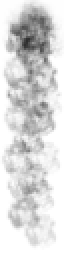
#> input picture watch-faces/japanese-ink-heartrate/art/vertical_fade_descent.png, 32 x 128 px (shown 2 times larger)
$ python -i gen_shape_library.py   (imports and definitions only)
#> lines starting #> are read from the running program, lines starting #| are printed output that depends on the picture; after the words box and inside, x2 and y2 are one past the last pixel; in counts of white or black regions, pixels touching at a corner belong together
#!/usr/bin/env python
"""The shape library (2026-11-05): the 24 ChatGPT mountains, cut from the
sheets, as the whole painted mountains the face CHOOSES from to fit the
four hours.

John, 11-03, on a study that assembled mountains from brush primitives:
"200 primitives smashed into a bespoke shape is actually worse than 50
known shapes like our current mountains". And 11-05, after seeing the
image-generator sheets: no art drawn by the watch's code or by our scripts
any more (the decision at the top of ART_PIPELINE.md). So every shape here
is one whole mountain painted by ChatGPT (art/sheets/*_mountains-b.png and
*_mountains2-b.png, prompts in art/sheets/PROMPTS.md), cut by
scripts/cut_art_kit.py into art/cuts/<sheet>/, and baked here:

  * scaled by SCALE (sheet px to face px, one factor for all, so the sheet's
    relative sizes survive) and never scaled again on the watch, except in
    width: the fit stretches a shape's width to its run (compose_preview.
    fit_shape, 0.67x to 1.5x), which drawScaledBitmap does for free;
  * toned: TONE of the sheet's ink is kept, the rest pulled to paper, so the
    masses sit between the pale far range and the dark trees and foreground
    pieces (sumi-e depth: the farther, the paler); the sheets' solid black
    read too heavy on the face;
  * paper-backed, with a skirt: everything under the ridge line is body
    (ink over its own paper, black paper at night) that hides what stands
    behind, extended down to PLANE_H so a crest anywhere on the crest scale
    leaves the plane's foot under the mist, and fading out over the bottom
    BASE_FADE of the plane; over bare paper nothing changes;
  * soft-sided (2026-11-23): the paper body dissolves toward the plane's
    left and right edges (SIDE_FADE of the width, little at the summit's
    level, more toward the foot, as scripts/bake_planes.py feathers the near
    hills). The ink is left alone. Without it the body under a mountain was
    a paper slab with straight sides: over the far range or another
    mountain it showed as a white box that cut them off (John: "cut and
    paste with white space underneath");
  * packed as a 256-color palette PNG (the ink is one color over one
    paper: lossless to the eye, about a third of the bytes), the colors
    laid out on ink and paper amounts and the fades dithered so they stay
    smooth (pack).

Writes into watch-faces/japanese-ink-heartrate:
    resources/drawables/shape_<name>_cut.png, ..._cut_night.png
    resources/drawables/shapes.xml       their bitmap declarations
    source/JapaneseInkHeartrateShapes.mc the profile table and the loader
and scripts/shape_table.json, the same table for the mock.

    python scripts/gen_shape_library.py            cut (if needed), bake, measure, write tables
    python scripts/gen_shape_library.py --tables   rewrite the .xml and .mc from shape_table.json
    python scripts/gen_shape_library.py --check    exit 1 if a table or a PNG's size is stale (no scipy)

The profile of a shape is its ridge: the top of its OPAQUE body (alpha 250
or more) at K evenly spaced columns, in px from the bitmap's top (-1 where
the column has none), and its apex is the topmost opaque row, at the middle
of that row's opaque columns. It is measured during the bake on the body
BEFORE its sides are faded (profile), because a faded flank still carries
its ink ridge; so shape_table.json is the record, and the baked PNGs alone
no longer give it."""
import glob
import json
import os
import sys

import numpy as np
from PIL import Image, ImageFilter

HERE = os.path.dirname(os.path.abspath(__file__))
sys.path.insert(0, HERE)
FACE = os.path.join(HERE, "..", "watch-faces", "japanese-ink-heartrate")
DRAW = os.path.join(FACE, "resources", "drawables")
CUTS = os.path.join(FACE, "art", "cuts")
MC = os.path.join(FACE, "source", "JapaneseInkHeartrateShapes.mc")
XML = os.path.join(DRAW, "shapes.xml")
JSON = os.path.join(HERE, "shape_table.json")

SHEETS = ("mountains-b", "mountains2-b")   # the ChatGPT mountain sheets, in table order
SCALE = 1.20          # sheet px -> face px
TONE = 0.70           # share of the sheet's ink kept; the rest goes to paper
PLANE_H = 300         # px: every plane at least this tall, its skirt at the bottom edge
BASE_FADE = 0.30      # the body fades out over this bottom fraction of the plane
SIDE_FADE = (0.05, 0.30)   # the body dissolves toward each side over this share of the
                           # width: at the summit's level, and at the plane's foot
BODY_FLOOR = 0.05     # ink over this is body (as cut_sprite_sheet.paper_back)
K = 32
OPAQUE = 250          # alpha at or over this is the cutout the fit measures
PALETTE = 256         # colors per baked PNG (0: keep RGBA)
LINE_STEPS = 64       # ... laid out by pack: ink levels of the solid body,
PAPER_STEPS = 48      # ... alphas of bare paper,
FADE_INK = 12         # ... and ink levels times
FADE_STEPS = 12       # ... paper levels for ink over a fading body
PAPER = (242, 238, 230)


# [10 lines left out: function shapes, not called in this run]


def camel(name):
    return "".join(p.capitalize() for p in name.split("_"))


# [9 lines left out: function ensure_cuts, not called in this run]


def plane_layers(path, night, scale=None, tone=None, sides=True):
    """One cut (ink over nothing, as cut_sprite_sheet writes it) scaled,
    toned, paper-backed, skirted and (sides) soft-sided, as its layers at
    the plane's size (PLANE_H or taller), all 0..1: (rgb, ink, body), the
    cut's color, the ink's alpha and the paper body's alpha."""
#> called with night = False, sides = False
    scale = SCALE if scale is None else scale
    tone = TONE if tone is None else tone
    im = Image.open(path).convert("RGBA")
#> im is the input picture: PIL image 32x128 RGBA; mean R, G, B, A 0, 0, 0, 37.5
    w, h = max(1, int(round(im.width * scale))), max(1, int(round(im.height * scale)))
#> w = 38; h = 154
    im = im.resize((w, h), Image.LANCZOS)
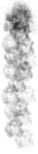
#> im: PIL image 38x154 RGBA; mean R, G, B, A 0, 0, 0, 37.5; transparent parts drawn white
    px = np.asarray(im, dtype=float) / 255.0
    plane_h = max(PLANE_H, h)
#> plane_h = 300
    rgb = np.zeros((plane_h, w, 3))
    a = np.zeros((plane_h, w))
    rgb[:h] = px[..., :3]
#> rgb: shape (300, 38, 3) float64; every value is 0
    a[:h] = px[..., 3]
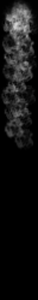
#> a: shape (300, 38) float64; min 0, max 0.827, mean 0.0755
    # the body: everything under the ridge line, down to the plane's foot
    solid = np.maximum.accumulate(a > BODY_FLOOR, axis=0)
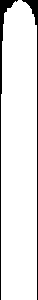
#> solid: shape (300, 38) bool; 91.4% white; 2 black regions, box (x1, y1, x2, y2) and area: (0, 0, 18, 300) 549, (22, 0, 38, 300) 437
    body = Image.fromarray((solid * 255).astype(np.uint8), "L").filter(ImageFilter.GaussianBlur(1.0))
    body = np.asarray(body, dtype=float) / 255.0
#> body: shape (300, 38) float64
    start = int(plane_h * (1.0 - BASE_FADE))
#> start = 210
    ramp = np.ones(plane_h)
#> ramp = 300 values from 1 to 1
    ramp[start:] = np.linspace(1.0, 0.0, plane_h - start)
    body *= ramp[:, None]
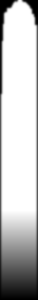
#> body: shape (300, 38) float64; min 0, max 1, mean 0.771
    if sides and SIDE_FADE[1] > 0.0:
        # the body's sides: a smoothstep from its outermost columns inward,
        # narrow at the summit's row and widening to the foot, as mist
        # takes a flank; the ink keeps its own alpha
        cols = np.nonzero(solid.any(axis=0))[0]
        top = int(np.nonzero(solid.any(axis=1))[0][0])
        depth = np.clip((np.arange(plane_h) - top) / float(max(1, plane_h - 1 - top)), 0.0, 1.0)
        reach = np.maximum(1.0, (SIDE_FADE[0] + (SIDE_FADE[1] - SIDE_FADE[0]) * depth) * w)[:, None]
        x = np.arange(w, dtype=float)[None, :]
        t = np.clip(np.minimum(x - cols[0], cols[-1] - x) / reach, 0.0, 1.0)
        body *= t * t * (3.0 - 2.0 * t)
    return rgb, a * tone, body


def paper_color(night):
    return np.zeros(3) if night else np.array(PAPER, dtype=float) / 255.0


def plane_from_cut(path, night, scale=None, tone=None, sides=True):
    """plane_layers as one RGBA image: the ink over its own paper."""
    rgb, ink, body = plane_layers(path, night, scale, tone, sides)
    alpha = np.maximum(ink, body)
    share = np.where(alpha > 0, ink / np.maximum(alpha, 1e-6), 0.0)[..., None]
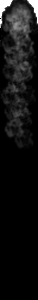
#> share: shape (300, 38, 1) float64; min 0, max 1, mean 0.0737
    col = rgb * share + paper_color(night) * (1.0 - share)
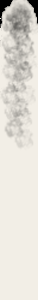
#> col: shape (300, 38, 3) float64; mean R, G, B 0.879, 0.865, 0.835
    out = np.dstack([col, alpha]) * 255.0
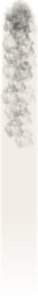
#> out: shape (300, 38, 4) float64; mean R, G, B, A 224.2, 220.5, 213, 196.7; transparent parts drawn white
    return Image.fromarray(np.round(np.clip(out, 0, 255)).astype(np.uint8), "RGBA")


def pack_octree(img):
    """The pack until 2026-11-23: FASTOCTREE's own 256 colors. It gives the
    bare paper about eight alpha steps, which band a fade; kept because the
    profile is measured on it (profile)."""
    return img.quantize(colors=PALETTE, method=Image.Quantize.FASTOCTREE)
#> returned value: PIL image 38x300 P


# [64 lines left out: functions pack, plane_from_layers, not called in this run]


def measure_alpha(a):
    """The profile table entry of a cutout's alpha (uint8 array)."""
    h, w = a.shape
#> h = 300; w = 38
    top = []
    for k in range(K):
        x = int((k + 0.5) * w / K)
        rows = np.nonzero(a[:, x] >= OPAQUE)[0]
        top.append(int(rows[0]) if len(rows) else -1)
#> after the loop, top = 32 values, max 95 at index 2, min -1 at index 0, mean 9.91
    ys, xs = np.nonzero(a >= OPAQUE)
#> ys = 7097 values from 0 to 220; xs = 7097 values, max 35 at index 591, min 2 at index 2821, mean 18.73
    ay = int(ys.min())
#> ay = 0
    row = np.nonzero(a[ay] >= OPAQUE)[0]
#> row = [19, 20]
    ax = int(round(0.5 * (row[0] + row[-1])))
#> ax = 20
    return {"w": int(w), "h": int(h), "ax": ax, "ay": ay, "top": top}


def profile(path, scale=None, tone=None):
    """A shape's profile table entry: its day plane with its sides still
    solid, measured as the tables always were (on the FASTOCTREE pack, whose
    alphas the 11-05 table was read from, so that table stands)."""
    ref = pack_octree(plane_from_cut(path, False, scale, tone, sides=False)).convert("RGBA")
    return measure_alpha(np.asarray(ref.getchannel("A")))


# [125 lines left out: functions build, render_all, stored_table, stale_pngs, tables, main, not called in this run]


# [2 lines not run here, left out]

>>> result = profile('../watch-faces/japanese-ink-heartrate/art/vertical_fade_descent.png')
#> result = 5 items
